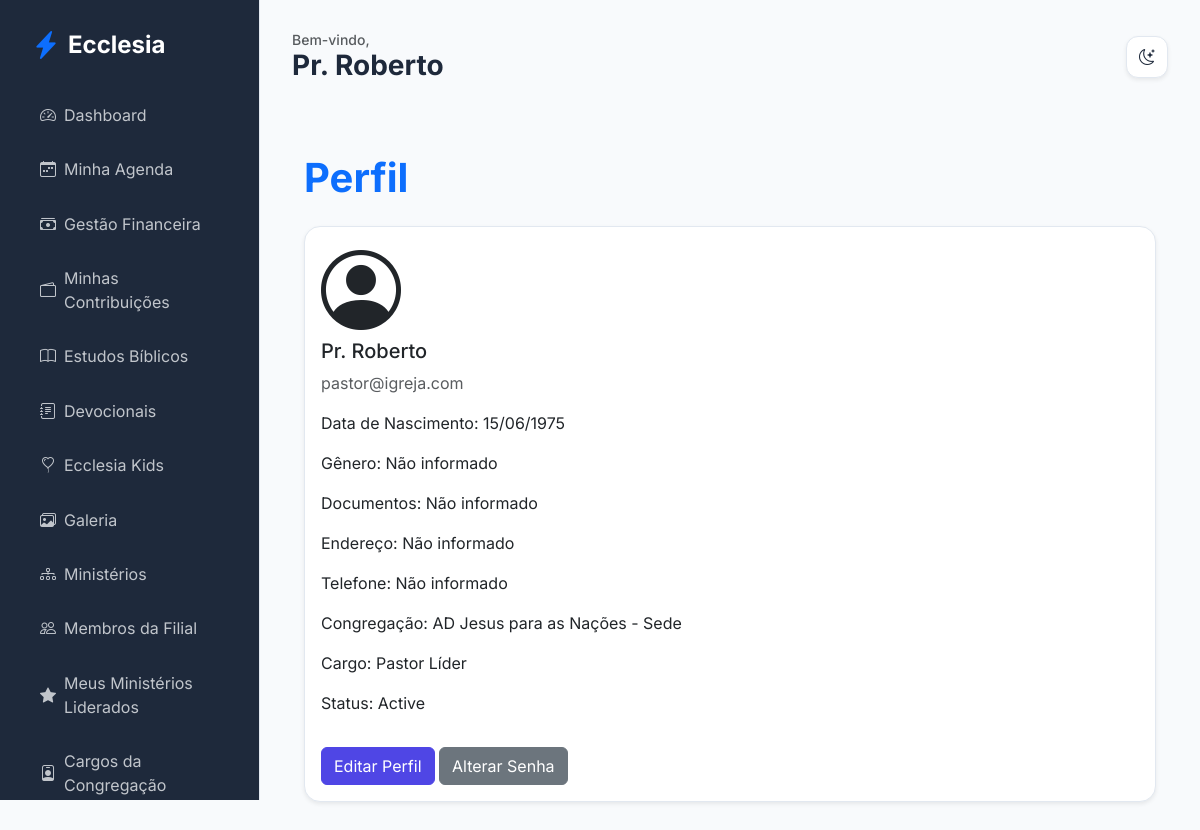
The page /members/profile (signed in) on the database its author committed.
### app/core/models.py (models this page shows, shortened)
class User(db.Model, UserMixin):
    id = db.Column(db.Integer, primary_key=True)
    name = db.Column(db.String(100), nullable=False)
    email = db.Column(db.String(120), unique=True, nullable=False)
    password_hash = db.Column(db.String(128))
    birth_date = db.Column(db.Date)
    gender = db.Column(db.String(20))
    documents = db.Column(db.String(200)) # Flexível para diferentes países
    tax_id = db.Column(db.String(20), nullable=True)  # NIF (PT), CPF/CNPJ (BR), etc.
    address = db.Column(db.Text)
    phone = db.Column(db.String(50))
    profile_photo = db.Column(db.String(255), nullable=True)
    status = db.Column(db.String(20), default='pending') # pending, active, rejected
    is_email_verified = db.Column(db.Boolean, default=False)
    email_verification_token = db.Column(db.String(100), unique=True, nullable=True)
    data_consent = db.Column(db.Boolean, default=False)
    data_consent_date = db.Column(db.DateTime)
    marketing_consent = db.Column(db.Boolean, default=False)
    is_ministry_leader = db.Column(db.Boolean, default=False)
    church_id = db.Column(db.Integer, db.ForeignKey('church.id'))
    family_id = db.Column(db.Integer, db.ForeignKey('family.id'), nullable=True)
    church_role_id = db.Column(db.Integer, db.ForeignKey('church_role.id'), nullable=True)
    ministries = db.relationship('Ministry', secondary=member_ministries, backref=db.backref('members', lazy='dynamic'))
    can_manage_ministries = db.Column(db.Boolean, default=False)
    can_manage_media = db.Column(db.Boolean, default=False)
    can_publish_devotionals = db.Column(db.Boolean, default=False)
    can_approve_members = db.Column(db.Boolean, default=False)
    can_manage_finance = db.Column(db.Boolean, default=False)
    can_manage_kids = db.Column(db.Boolean, default=False)
    can_manage_events = db.Column(db.Boolean, default=False)

class Church(db.Model):
    id = db.Column(db.Integer, primary_key=True)
    name = db.Column(db.String(100), nullable=False)
    address = db.Column(db.String(200))
    city = db.Column(db.String(100))
    country = db.Column(db.String(100))
    nif = db.Column(db.String(20)) # Número de Contribuinte
    email = db.Column(db.String(120))
    currency_symbol = db.Column(db.String(5), default='R$')
    is_main = db.Column(db.Boolean, default=False)
    created_at = db.Column(db.DateTime, default=datetime.utcnow)
    members = db.relationship('User', backref='church', lazy=True)
    ministries = db.relationship('Ministry', backref='church', lazy=True)
    assets = db.relationship('Asset', backref='church', lazy=True)
    roles = db.relationship('ChurchRole', backref='church', lazy=True, cascade="all, delete-orphan")

class ChurchRole(db.Model):
    id = db.Column(db.Integer, primary_key=True)
    name = db.Column(db.String(80), nullable=False)
    description = db.Column(db.Text, nullable=True)
    church_id = db.Column(db.Integer, db.ForeignKey('church.id'), nullable=False)
    is_active = db.Column(db.Boolean, default=True)
    order = db.Column(db.Integer, default=0)  # para ordenar na exibição
    users = db.relationship('User', backref='church_role', lazy=True)

### app/modules/members/routes.py (the view)
@members_bp.route('/profile')
@login_required
def profile():
    return render_template('members/profile.html')

### app/templates/members/profile.html
{% extends "base.html" %}
{% block content %}
<div class="container py-5">
    <h1 class="fw-bold text-primary mb-4">Perfil</h1>
    <div class="card shadow-sm">
        <div class="card-body">
            {% if current_user.profile_photo %}
            <img src="{{ url_for('static', filename=current_user.profile_photo) }}" alt="Foto de Perfil" class="rounded-circle mb-3" style="width: 150px; height: 150px; object-fit: cover;">
            {% else %}
            <i class="bi bi-person-circle display-1 mb-3"></i>
            {% endif %}
            <h5>{{ current_user.name }}</h5>
            <p class="text-muted">{{ current_user.email }}</p>
            <p>Data de Nascimento: {{ current_user.birth_date.strftime('%d/%m/%Y') if current_user.birth_date else 'Não informado' }}</p>
            <p>Gênero: {{ current_user.gender or 'Não informado' }}</p>
            <p>Documentos: {{ current_user.documents or 'Não informado' }}</p>
            <p>Endereço: {{ current_user.address or 'Não informado' }}</p>
            <p>Telefone: {{ current_user.phone or 'Não informado' }}</p>
            <p>Congregação: {{ current_user.church.name if current_user.church else 'Não associado' }}</p>
            <p>Cargo: {{ current_user.church_role.name if current_user.church_role else 'Nenhum' }}</p>
            <p>Status: {{ current_user.status|capitalize }}</p>
            <a href="{{ url_for('members.edit_profile') }}" class="btn btn-primary mt-3">Editar Perfil</a>
            <a href="{{ url_for('auth.change_password') }}" class="btn btn-secondary mt-3">Alterar Senha</a>
        </div>
    </div>
</div>
{% endblock %}

### app/templates/base.html (shortened to what this page needs)
<!DOCTYPE html>
<html lang="pt-BR">
<head>
    <link href="https://cdn.jsdelivr.net/npm/bootstrap@5.3.0/dist/css/bootstrap.min.css" rel="stylesheet">
    <link href="https://cdn.jsdelivr.net/npm/bootstrap-icons@1.10.0/font/bootstrap-icons.css" rel="stylesheet">
    <link rel="stylesheet" href="{{ url_for('static', filename='css/premium.css') }}">
</head>
<body>
    {% if current_user.is_authenticated %}
    <div class="sidebar d-none d-lg-block">
        <div class="d-flex align-items-center mb-4 px-2">
            <i class="bi bi-lightning-charge-fill text-primary fs-3 me-2"></i>
            <h4 class="mb-0 fw-bold text-white">Ecclesia</h4>
        </div>
        {% include 'includes/_nav_links.html' %}
    </div>
    {% endif %}
    <div class="main-content {{ 'mx-auto' if not current_user.is_authenticated }}">
        {% if current_user.is_authenticated %}
        <header class="d-flex justify-content-between align-items-center mb-4 d-none d-lg-flex">
            <div>
                <h5 class="text-muted mb-0 small">Bem-vindo,</h5>
                <h3 class="fw-bold mb-0">{{ current_user.name }}</h3>
            </div>
            <div class="theme-toggle shadow-sm" onclick="toggleTheme()">
                <i class="bi bi-moon-stars" id="theme-icon"></i>
            </div>
        </header>
        {% endif %}
        {% block content %}{% endblock %}
    </div>
</body>
</html>

### app/static/css/premium.css (style rules this page uses)
:root { --primary: #4f46e5; --primary-hover: #4338ca; --secondary: #64748b; --success: #10b981; --danger: #ef4444; --warning: #f59e0b; --info: #06b6d4; --bg-main: #f8fafc; --bg-card: #ffffff; --text-main: #1e293b; --text-muted: #64748b; --border: #e2e8f0; --sidebar-bg: #1e293b; --sidebar-text: #f8fafc; --input-bg: #ffffff; }
body { font-family: 'Inter', sans-serif; background-color: var(--bg-main); color: var(--text-main); transition: background-color 0.3s ease, color 0.3s ease; }
.sidebar { background-color: var(--sidebar-bg); color: var(--sidebar-text); min-height: 100vh; padding: 2rem 1rem; }
.main-content { padding: 2rem; }
.card { background-color: var(--bg-card); border: 1px solid var(--border); border-radius: 1rem; box-shadow: 0 4px 6px -1px rgb(0 0 0 / 0.1); transition: transform 0.2s, background-color 0.3s; }
.btn-primary { background-color: var(--primary); border-color: var(--primary); }
.theme-toggle { cursor: pointer; padding: 0.5rem; border-radius: 50%; background: var(--bg-card); border: 1px solid var(--border); display: flex; align-items: center; justify-content: center; width: 40px; height: 40px; transition: all 0.3s ease; }

### app/templates/base.html (style rules this page uses)
:root { --sidebar-width: 260px; }
body { font-family: 'Inter', sans-serif; background-color: var(--bg-main); color: var(--text-main); transition: background-color 0.3s, color 0.3s; }
.sidebar { width: var(--sidebar-width); height: 100vh; position: fixed; left: 0; top: 0; z-index: 1000; background-color: var(--sidebar-bg); color: var(--sidebar-text); border-right: 1px solid var(--border); padding: 1.5rem; overflow-y: auto; transition: background-color 0.3s; }
.main-content { margin-left: var(--sidebar-width); padding: 2rem; min-height: 100vh; background-color: var(--bg-main); }
.card { border: 1px solid var(--border); box-shadow: 0 4px 12px rgba(0,0,0,0.05); }
.theme-toggle { cursor: pointer; padding: 0.6rem; border-radius: 12px; background: var(--bg-card); border: 1px solid var(--border); color: var(--text-main); display: flex; align-items: center; justify-content: center; width: 42px; height: 42px; transition: all 0.3s; }

### rows shown on the page
User: name "Pr. Roberto", email "pastor@igreja.com", birth_date "15/06/1975", gender "Não informado", documents "Não informado", address "Não informado", phone "Não informado", status "Active"
Church: church "AD Jesus para as Nações - Sede"
ChurchRole: church_role "Pastor Líder"
